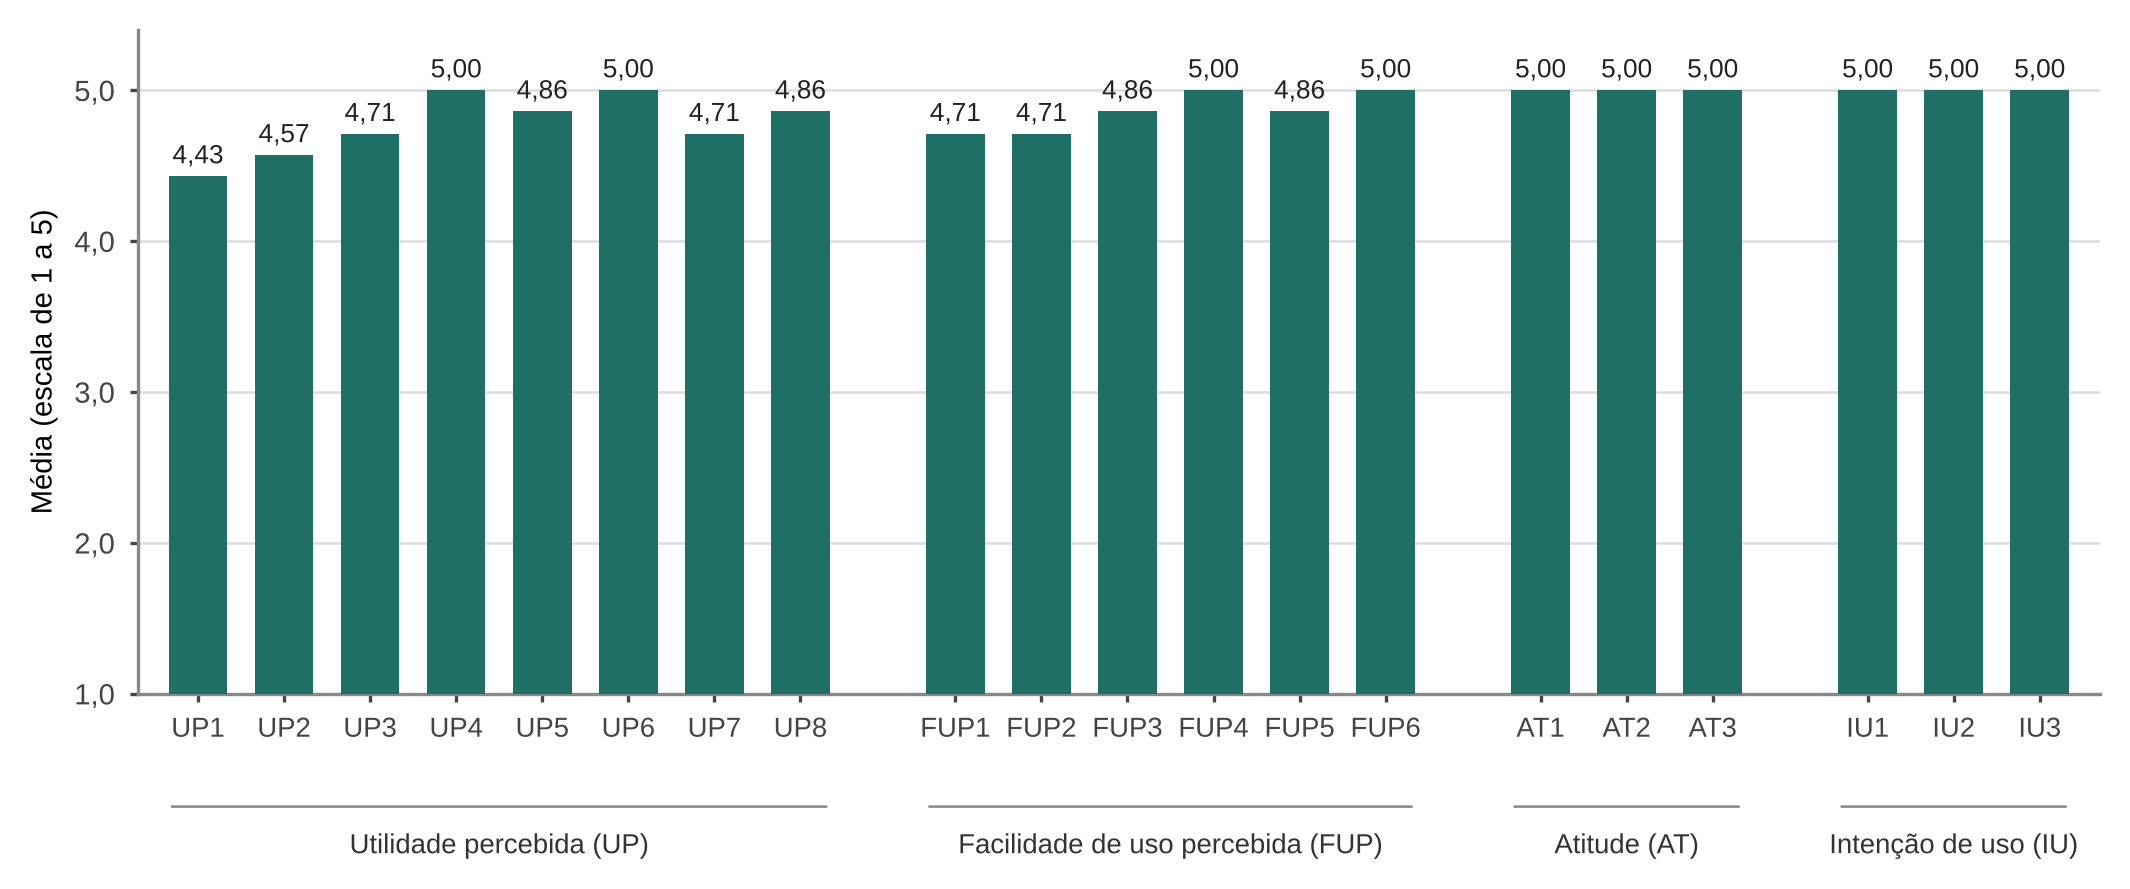

Reproduce this figure in Python.
import matplotlib; matplotlib.use('Agg')
import matplotlib.pyplot as plt
from matplotlib.patches import FancyBboxPatch
plt.rcParams['font.family']='Liberation Sans'
items=['UP1','UP2','UP3','UP4','UP5','UP6','UP7','UP8','FUP1','FUP2','FUP3','FUP4','FUP5','FUP6','AT1','AT2','AT3','IU1','IU2','IU3']
vals=[4.43,4.57,4.71,5,4.86,5,4.71,4.86,4.71,4.71,4.86,5,4.86,5,5,5,5,5,5,5]
groups=[('Utilidade percebida (UP)',0,7),('Facilidade de uso percebida (FUP)',8,13),('Atitude (AT)',14,16),('Intenção de uso (IU)',17,19)]
x=[]; pos=0
for i,it in enumerate(items):
    if i in (8,14,17): pos+=0.8
    x.append(pos); pos+=1
fig,ax=plt.subplots(figsize=(7.2,3.1),dpi=300)
col='#1f6f66'
ax.bar(x,[v-1 for v in vals],bottom=1,width=0.68,color=col,zorder=3)
for xi,v in zip(x,vals):
    ax.text(xi,v+0.05,f'{v:.2f}'.replace('.',','),ha='center',va='bottom',fontsize=6.3,color='#222')
ax.set_ylim(1,5.4); ax.set_yticks([1,2,3,4,5]); ax.set_yticklabels(['1,0','2,0','3,0','4,0','5,0'],fontsize=7)
ax.set_xticks(x); ax.set_xticklabels(items,fontsize=6.6,rotation=0)
ax.set_xlim(x[0]-0.7,x[-1]+0.7)
ax.set_ylabel('Média (escala de 1 a 5)',fontsize=7)
ax.grid(axis='y',color='#dddddd',lw=0.6,zorder=0)
for s in ['top','right']: ax.spines[s].set_visible(False)
for s in ['left','bottom']: ax.spines[s].set_color('#888')
ax.tick_params(colors='#444',length=2)
for name,a,b in groups:
    xa,xb=x[a]-0.4,x[b]+0.4
    ax.annotate('',xy=(xa,-0.17),xytext=(xb,-0.17),xycoords=('data','axes fraction'),textcoords=('data','axes fraction'),arrowprops=dict(arrowstyle='-',color='#888',lw=0.6))
    ax.text((xa+xb)/2,-0.21,name,transform=ax.get_xaxis_transform(),ha='center',va='top',fontsize=6.6,color='#333')
plt.tight_layout()
fig.savefig('grafico1-itens.png',dpi=300,bbox_inches='tight',facecolor='white')
